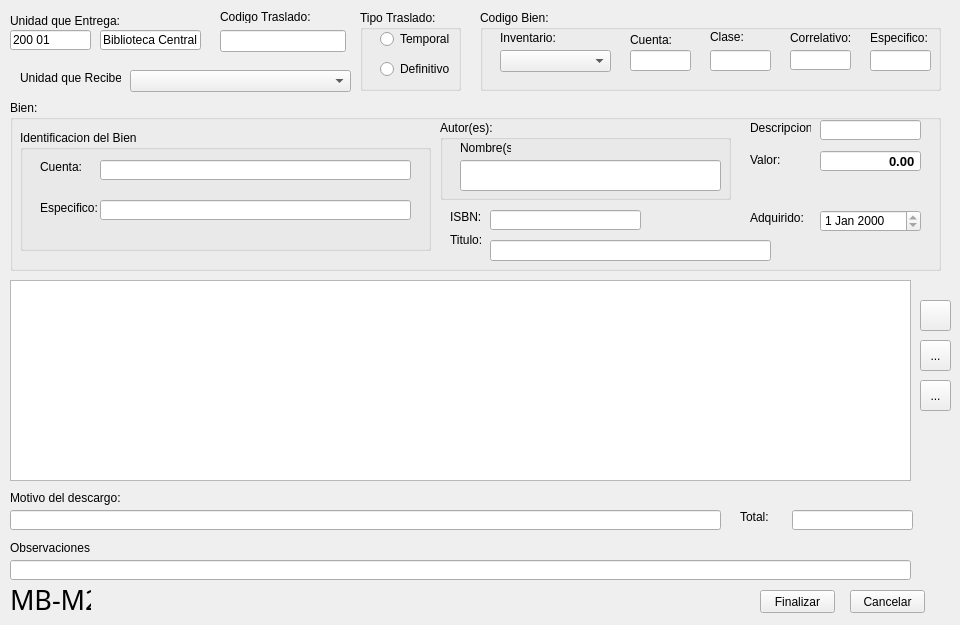
<?xml version="1.0" encoding="UTF-8"?>
<ui version="4.0">
 <class>TrasladoBienesBiblio</class>
 <widget class="QWidget" name="TrasladoBienesBiblio">
  <property name="windowModality">
   <enum>Qt::ApplicationModal</enum>
  </property>
  <property name="geometry">
   <rect>
    <x>0</x>
    <y>0</y>
    <width>960</width>
    <height>625</height>
   </rect>
  </property>
  <property name="minimumSize">
   <size>
    <width>960</width>
    <height>625</height>
   </size>
  </property>
  <property name="maximumSize">
   <size>
    <width>960</width>
    <height>625</height>
   </size>
  </property>
  <property name="windowTitle">
   <string>Traslado de Bienes - Material Bibliografico</string>
  </property>
  <widget class="QTableWidget" name="tablaBienes">
   <property name="geometry">
    <rect>
     <x>10</x>
     <y>280</y>
     <width>901</width>
     <height>201</height>
    </rect>
   </property>
  </widget>
  <widget class="QToolButton" name="botonAgregarBien">
   <property name="geometry">
    <rect>
     <x>920</x>
     <y>300</y>
     <width>31</width>
     <height>31</height>
    </rect>
   </property>
   <property name="toolTip">
    <string>Agregar Bien</string>
   </property>
   <property name="text">
    <string/>
   </property>
   <property name="icon">
    <iconset resource="../ContablesPrincipal.qrc">
     <normaloff>:/iconos/mas.png</normaloff>:/iconos/mas.png</iconset>
   </property>
  </widget>
  <widget class="QToolButton" name="nuevoBien">
   <property name="geometry">
    <rect>
     <x>920</x>
     <y>380</y>
     <width>31</width>
     <height>31</height>
    </rect>
   </property>
   <property name="toolTip">
    <string>Nuevo Bien</string>
   </property>
   <property name="text">
    <string>...</string>
   </property>
   <property name="icon">
    <iconset resource="../ContablesPrincipal.qrc">
     <normaloff>:/iconos/filenew.png</normaloff>:/iconos/filenew.png</iconset>
   </property>
  </widget>
  <widget class="QGroupBox" name="groupBox">
   <property name="geometry">
    <rect>
     <x>480</x>
     <y>10</y>
     <width>461</width>
     <height>81</height>
    </rect>
   </property>
   <property name="title">
    <string>Codigo Bien:</string>
   </property>
   <widget class="QLineEdit" name="cuentaNO">
    <property name="geometry">
     <rect>
      <x>150</x>
      <y>40</y>
      <width>61</width>
      <height>21</height>
     </rect>
    </property>
    <property name="font">
     <font>
      <pointsize>10</pointsize>
      <weight>75</weight>
      <bold>true</bold>
     </font>
    </property>
    <property name="maxLength">
     <number>5</number>
    </property>
    <property name="readOnly">
     <bool>true</bool>
    </property>
   </widget>
   <widget class="QLineEdit" name="claseNO">
    <property name="geometry">
     <rect>
      <x>230</x>
      <y>40</y>
      <width>61</width>
      <height>21</height>
     </rect>
    </property>
    <property name="font">
     <font>
      <pointsize>10</pointsize>
      <weight>75</weight>
      <bold>true</bold>
     </font>
    </property>
    <property name="maxLength">
     <number>3</number>
    </property>
   </widget>
   <widget class="QLineEdit" name="correlativoNO">
    <property name="geometry">
     <rect>
      <x>310</x>
      <y>40</y>
      <width>61</width>
      <height>20</height>
     </rect>
    </property>
    <property name="font">
     <font>
      <pointsize>10</pointsize>
      <weight>75</weight>
      <bold>true</bold>
     </font>
    </property>
    <property name="maxLength">
     <number>7</number>
    </property>
   </widget>
   <widget class="QLineEdit" name="especificoNO">
    <property name="geometry">
     <rect>
      <x>390</x>
      <y>40</y>
      <width>61</width>
      <height>21</height>
     </rect>
    </property>
    <property name="font">
     <font>
      <pointsize>10</pointsize>
      <weight>75</weight>
      <bold>true</bold>
     </font>
    </property>
    <property name="maxLength">
     <number>5</number>
    </property>
    <property name="readOnly">
     <bool>true</bool>
    </property>
   </widget>
   <widget class="QLabel" name="label">
    <property name="geometry">
     <rect>
      <x>150</x>
      <y>20</y>
      <width>61</width>
      <height>20</height>
     </rect>
    </property>
    <property name="text">
     <string>Cuenta:</string>
    </property>
   </widget>
   <widget class="QLabel" name="label_2">
    <property name="geometry">
     <rect>
      <x>230</x>
      <y>20</y>
      <width>46</width>
      <height>14</height>
     </rect>
    </property>
    <property name="text">
     <string>Clase:</string>
    </property>
   </widget>
   <widget class="QLabel" name="label_3">
    <property name="geometry">
     <rect>
      <x>310</x>
      <y>20</y>
      <width>71</width>
      <height>16</height>
     </rect>
    </property>
    <property name="text">
     <string>Correlativo:</string>
    </property>
   </widget>
   <widget class="QLabel" name="label_6">
    <property name="geometry">
     <rect>
      <x>390</x>
      <y>20</y>
      <width>61</width>
      <height>16</height>
     </rect>
    </property>
    <property name="text">
     <string>Especifico:</string>
    </property>
   </widget>
   <widget class="QLabel" name="label_21">
    <property name="geometry">
     <rect>
      <x>20</x>
      <y>20</y>
      <width>61</width>
      <height>16</height>
     </rect>
    </property>
    <property name="text">
     <string>Inventario:</string>
    </property>
   </widget>
   <widget class="QComboBox" name="anioInventario">
    <property name="geometry">
     <rect>
      <x>20</x>
      <y>40</y>
      <width>111</width>
      <height>22</height>
     </rect>
    </property>
   </widget>
  </widget>
  <widget class="QLabel" name="label_4">
   <property name="geometry">
    <rect>
     <x>10</x>
     <y>490</y>
     <width>111</width>
     <height>16</height>
    </rect>
   </property>
   <property name="text">
    <string>Motivo del descargo:</string>
   </property>
  </widget>
  <widget class="QLineEdit" name="totalIngreso">
   <property name="geometry">
    <rect>
     <x>792</x>
     <y>510</y>
     <width>121</width>
     <height>20</height>
    </rect>
   </property>
   <property name="readOnly">
    <bool>true</bool>
   </property>
  </widget>
  <widget class="QLabel" name="label_16">
   <property name="geometry">
    <rect>
     <x>740</x>
     <y>510</y>
     <width>46</width>
     <height>14</height>
    </rect>
   </property>
   <property name="text">
    <string>Total:</string>
   </property>
  </widget>
  <widget class="QPushButton" name="cancelar">
   <property name="geometry">
    <rect>
     <x>850</x>
     <y>590</y>
     <width>75</width>
     <height>23</height>
    </rect>
   </property>
   <property name="text">
    <string>Cancelar</string>
   </property>
  </widget>
  <widget class="QToolButton" name="botonEliminarBien">
   <property name="geometry">
    <rect>
     <x>920</x>
     <y>340</y>
     <width>31</width>
     <height>31</height>
    </rect>
   </property>
   <property name="toolTip">
    <string>Eliminar Bien</string>
   </property>
   <property name="text">
    <string>...</string>
   </property>
   <property name="icon">
    <iconset resource="../ContablesPrincipal.qrc">
     <normaloff>:/iconos/menos.png</normaloff>:/iconos/menos.png</iconset>
   </property>
  </widget>
  <widget class="QLabel" name="label_17">
   <property name="geometry">
    <rect>
     <x>10</x>
     <y>540</y>
     <width>81</width>
     <height>16</height>
    </rect>
   </property>
   <property name="text">
    <string>Observaciones:</string>
   </property>
  </widget>
  <widget class="QLineEdit" name="observaciones">
   <property name="geometry">
    <rect>
     <x>10</x>
     <y>560</y>
     <width>901</width>
     <height>20</height>
    </rect>
   </property>
   <property name="maxLength">
    <number>148</number>
   </property>
  </widget>
  <widget class="QPushButton" name="finalizarTransaccion">
   <property name="geometry">
    <rect>
     <x>760</x>
     <y>590</y>
     <width>75</width>
     <height>23</height>
    </rect>
   </property>
   <property name="text">
    <string>Finalizar</string>
   </property>
  </widget>
  <widget class="QGroupBox" name="groupBox_5">
   <property name="geometry">
    <rect>
     <x>10</x>
     <y>100</y>
     <width>931</width>
     <height>171</height>
    </rect>
   </property>
   <property name="title">
    <string>Bien:</string>
   </property>
   <widget class="QGroupBox" name="groupBox_6">
    <property name="geometry">
     <rect>
      <x>10</x>
      <y>30</y>
      <width>411</width>
      <height>121</height>
     </rect>
    </property>
    <property name="title">
     <string>Identificacion del Bien</string>
    </property>
    <widget class="QLabel" name="label_8">
     <property name="geometry">
      <rect>
       <x>20</x>
       <y>30</y>
       <width>46</width>
       <height>14</height>
      </rect>
     </property>
     <property name="text">
      <string>Cuenta: </string>
     </property>
    </widget>
    <widget class="QLineEdit" name="cuentaAsignada">
     <property name="geometry">
      <rect>
       <x>80</x>
       <y>30</y>
       <width>311</width>
       <height>20</height>
      </rect>
     </property>
     <property name="readOnly">
      <bool>true</bool>
     </property>
    </widget>
    <widget class="QLabel" name="label_19">
     <property name="geometry">
      <rect>
       <x>20</x>
       <y>70</y>
       <width>61</width>
       <height>16</height>
      </rect>
     </property>
     <property name="text">
      <string>Especifico: </string>
     </property>
    </widget>
    <widget class="QLineEdit" name="nombreEspecifico">
     <property name="geometry">
      <rect>
       <x>80</x>
       <y>70</y>
       <width>311</width>
       <height>20</height>
      </rect>
     </property>
     <property name="readOnly">
      <bool>true</bool>
     </property>
    </widget>
   </widget>
   <widget class="QLabel" name="label_15">
    <property name="geometry">
     <rect>
      <x>740</x>
      <y>50</y>
      <width>41</width>
      <height>20</height>
     </rect>
    </property>
    <property name="text">
     <string>Valor:</string>
    </property>
   </widget>
   <widget class="QDoubleSpinBox" name="valorBien">
    <property name="geometry">
     <rect>
      <x>810</x>
      <y>50</y>
      <width>101</width>
      <height>22</height>
     </rect>
    </property>
    <property name="font">
     <font>
      <pointsize>10</pointsize>
      <weight>75</weight>
      <bold>true</bold>
     </font>
    </property>
    <property name="locale">
     <locale language="Spanish" country="ElSalvador"/>
    </property>
    <property name="wrapping">
     <bool>false</bool>
    </property>
    <property name="frame">
     <bool>true</bool>
    </property>
    <property name="alignment">
     <set>Qt::AlignRight|Qt::AlignTrailing|Qt::AlignVCenter</set>
    </property>
    <property name="readOnly">
     <bool>true</bool>
    </property>
    <property name="buttonSymbols">
     <enum>QAbstractSpinBox::NoButtons</enum>
    </property>
    <property name="specialValueText">
     <string/>
    </property>
    <property name="keyboardTracking">
     <bool>true</bool>
    </property>
    <property name="maximum">
     <double>10000000.000000000000000</double>
    </property>
   </widget>
   <widget class="QLineEdit" name="descripcion">
    <property name="geometry">
     <rect>
      <x>810</x>
      <y>20</y>
      <width>101</width>
      <height>20</height>
     </rect>
    </property>
    <property name="readOnly">
     <bool>true</bool>
    </property>
   </widget>
   <widget class="QLabel" name="label_12">
    <property name="geometry">
     <rect>
      <x>740</x>
      <y>20</y>
      <width>61</width>
      <height>16</height>
     </rect>
    </property>
    <property name="text">
     <string>Descripcion:</string>
    </property>
   </widget>
   <widget class="QDateEdit" name="fechaAquisicion">
    <property name="geometry">
     <rect>
      <x>810</x>
      <y>110</y>
      <width>101</width>
      <height>22</height>
     </rect>
    </property>
    <property name="readOnly">
     <bool>true</bool>
    </property>
   </widget>
   <widget class="QLabel" name="label_9">
    <property name="geometry">
     <rect>
      <x>740</x>
      <y>110</y>
      <width>71</width>
      <height>16</height>
     </rect>
    </property>
    <property name="text">
     <string>Adquirido:</string>
    </property>
   </widget>
   <widget class="QGroupBox" name="groupBox_7">
    <property name="geometry">
     <rect>
      <x>430</x>
      <y>20</y>
      <width>291</width>
      <height>80</height>
     </rect>
    </property>
    <property name="title">
     <string>Autor(es): </string>
    </property>
    <widget class="QLineEdit" name="nombreAutor">
     <property name="geometry">
      <rect>
       <x>20</x>
       <y>40</y>
       <width>261</width>
       <height>31</height>
      </rect>
     </property>
     <property name="maxLength">
      <number>50</number>
     </property>
     <property name="readOnly">
      <bool>true</bool>
     </property>
    </widget>
    <widget class="QLabel" name="label_11">
     <property name="geometry">
      <rect>
       <x>20</x>
       <y>20</y>
       <width>51</width>
       <height>16</height>
      </rect>
     </property>
     <property name="text">
      <string>Nombre(s):</string>
     </property>
    </widget>
   </widget>
   <widget class="QLineEdit" name="isbn">
    <property name="geometry">
     <rect>
      <x>480</x>
      <y>110</y>
      <width>151</width>
      <height>20</height>
     </rect>
    </property>
    <property name="readOnly">
     <bool>true</bool>
    </property>
   </widget>
   <widget class="QLabel" name="label_18">
    <property name="geometry">
     <rect>
      <x>440</x>
      <y>110</y>
      <width>46</width>
      <height>14</height>
     </rect>
    </property>
    <property name="text">
     <string>ISBN:</string>
    </property>
   </widget>
   <widget class="QLabel" name="label_10">
    <property name="geometry">
     <rect>
      <x>440</x>
      <y>130</y>
      <width>51</width>
      <height>20</height>
     </rect>
    </property>
    <property name="text">
     <string>Titulo:</string>
    </property>
   </widget>
   <widget class="QLineEdit" name="titulo">
    <property name="geometry">
     <rect>
      <x>480</x>
      <y>140</y>
      <width>281</width>
      <height>21</height>
     </rect>
    </property>
    <property name="maxLength">
     <number>85</number>
    </property>
    <property name="readOnly">
     <bool>true</bool>
    </property>
   </widget>
  </widget>
  <widget class="QLineEdit" name="motivo">
   <property name="geometry">
    <rect>
     <x>10</x>
     <y>510</y>
     <width>711</width>
     <height>20</height>
    </rect>
   </property>
  </widget>
  <widget class="QLabel" name="label_14">
   <property name="geometry">
    <rect>
     <x>10</x>
     <y>584</y>
     <width>81</width>
     <height>31</height>
    </rect>
   </property>
   <property name="font">
    <font>
     <family>Impact</family>
     <pointsize>20</pointsize>
    </font>
   </property>
   <property name="text">
    <string>MB-M2</string>
   </property>
  </widget>
  <widget class="QLineEdit" name="nombreUnidad">
   <property name="geometry">
    <rect>
     <x>10</x>
     <y>30</y>
     <width>81</width>
     <height>20</height>
    </rect>
   </property>
   <property name="text">
    <string>200 01</string>
   </property>
   <property name="readOnly">
    <bool>true</bool>
   </property>
  </widget>
  <widget class="QGroupBox" name="groupBox_2">
   <property name="geometry">
    <rect>
     <x>360</x>
     <y>10</y>
     <width>101</width>
     <height>81</height>
    </rect>
   </property>
   <property name="title">
    <string>Tipo Traslado:</string>
   </property>
   <widget class="QRadioButton" name="temporal">
    <property name="geometry">
     <rect>
      <x>20</x>
      <y>20</y>
      <width>84</width>
      <height>18</height>
     </rect>
    </property>
    <property name="text">
     <string>Temporal</string>
    </property>
   </widget>
   <widget class="QRadioButton" name="definitivo">
    <property name="geometry">
     <rect>
      <x>20</x>
      <y>50</y>
      <width>84</width>
      <height>18</height>
     </rect>
    </property>
    <property name="text">
     <string>Definitivo</string>
    </property>
   </widget>
  </widget>
  <widget class="QLineEdit" name="nombreDpto">
   <property name="geometry">
    <rect>
     <x>100</x>
     <y>30</y>
     <width>101</width>
     <height>20</height>
    </rect>
   </property>
   <property name="text">
    <string>Biblioteca Central</string>
   </property>
   <property name="maxLength">
    <number>100</number>
   </property>
   <property name="readOnly">
    <bool>true</bool>
   </property>
  </widget>
  <widget class="QLabel" name="label_20">
   <property name="geometry">
    <rect>
     <x>20</x>
     <y>70</y>
     <width>101</width>
     <height>16</height>
    </rect>
   </property>
   <property name="text">
    <string>Unidad que Recibe:</string>
   </property>
  </widget>
  <widget class="QLabel" name="label_7">
   <property name="geometry">
    <rect>
     <x>10</x>
     <y>10</y>
     <width>111</width>
     <height>21</height>
    </rect>
   </property>
   <property name="text">
    <string>Unidad que Entrega:</string>
   </property>
  </widget>
  <widget class="QComboBox" name="unidadRecibe">
   <property name="geometry">
    <rect>
     <x>130</x>
     <y>70</y>
     <width>221</width>
     <height>22</height>
    </rect>
   </property>
  </widget>
  <widget class="QLineEdit" name="codigoTraslado">
   <property name="geometry">
    <rect>
     <x>220</x>
     <y>30</y>
     <width>126</width>
     <height>22</height>
    </rect>
   </property>
  </widget>
  <widget class="QLabel" name="label_13">
   <property name="geometry">
    <rect>
     <x>220</x>
     <y>10</y>
     <width>126</width>
     <height>13</height>
    </rect>
   </property>
   <property name="text">
    <string>Codigo Traslado:</string>
   </property>
  </widget>
 </widget>
 <resources>
  <include location="../ContablesPrincipal.qrc"/>
 </resources>
 <connections/>
</ui>
